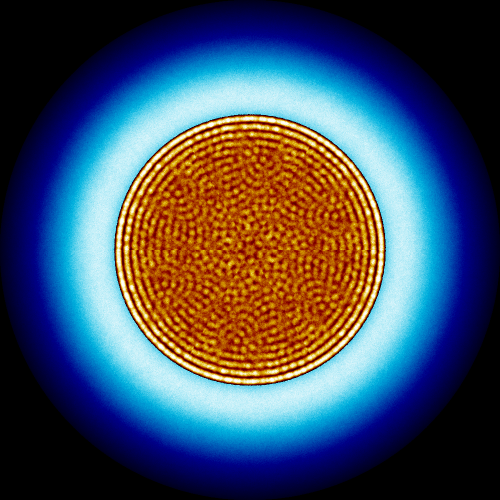
#> input picture reactors/full-core/htgr-20/slice-0-60/htgr-20-full-core-0-60-mesh1.png, 1000 x 1000 px (shown at 1/2 size); the run also reads 1 picture not shown here
$ jupyter execute --allow-errors calc-inputs.ipynb
#> lines starting #> are read from the running program, lines starting #| are printed output that depends on the picture
### reactors/full-core/calcproc.py
import numpy as np
import scipy as sci
import matplotlib.pyplot as plt
from jinja2 import Template
from pyne import data
from pyne.material import Material
from pyne import serpent
from pyne import nucname
import pdb
import cv2
import pandas as pd
from palettable.cartocolors.qualitative import Pastel_6
from palettable.cartocolors.qualitative import Safe_10

def correct_det(x, xerr, det, state = True):
    """
    Returns and prints the corrected detector value, after dividing by
    the surface area or volume of the detector

    Parameters:
    x: array; unadjusted x parameter found by detector
    xerr: array; unadjusted error of x
    det: float; surface area or volume of detector used
    state: bool; whether to print corrected values for user

    """

    x_c = x/det
    xerr_c = (xerr/det)*x
    if state:
        print("{:.3e}".format(x_c) + " +/- " + "{:.3e}".format(xerr_c))
        print()

    return x_c, xerr_c

def rel_diff(x, xerr, y, yerr):
    '''
    Finds the relative difference between two values
    and the propagated error (as a decimal).  Uses (x-y)/y

    Parameters:
    ***all inputs must be of same length.  output will match
    input length

    x: float/int/array; parameter 1
    xerr: float/int/array; parameter 1 error
    y: float/int/array; parameter 2
    yerr: float/int/array; parameter 2 error

    '''

    if type(x) != type(y):
        print("Error: Parameters x and y must be the same data type")
        return

    if type(x) == float or type(x) == int:
        if y != 0.0:
            rel_diff = (x-y)/y

            rel_diff_err = ( xerr+yerr + (yerr/y)*(x-y) )/(y)
        elif y == 0.0 and x != 0.0:
            rel_diff = (x-y)/x

            rel_diff_err = ( xerr+yerr + (xerr/x)*(x-y) )/(x)

        elif y == 0.0 and x == 0.0:
            rel_diff = 0

            rel_diff_err = 0.0
        else:
            rel_diff = (x-y)/y

            rel_diff_err = ( xerr+yerr + (yerr/y)*(x-y) )/(y)

    else:
        if len(x) != len(y):
            print("Error: Parameters x and y must be the same length")
            return

        rel_diff = []
        rel_diff_err = []

        for i, v in enumerate(y):
            if v != 0.0:

                rel_diff.append((x[i]-v)/v)

                rel_diff_err.append( (xerr[i]+yerr[i] + (yerr[i]/v)*(x[i]-v) )/(v) )

            elif v == 0.0 and x[i] != 0.0:
                rel_diff.append((x[i]-v)/x[i])

                rel_diff_err.append( (xerr[i]+yerr[i] +
                                        (xerr[i]/x[i])*(x[i]-v) )/(x[i]))

            elif v == 0.0 and x[i] == 0.0:

                rel_diff.append(0.0)

                rel_diff_err.append( 0.0 )

            else:
                rel_diff.append((x[i]-v)/v)

                rel_diff_err.append( (xerr[i]+yerr[i] +
                                        (yerr[i]/v)*(x[i]-v) )/(v) )


    return rel_diff, rel_diff_err


# [146 lines left out: functions rebin, flux_plane, image_diff, not called in this run]


### reactors/full-core/calc-inputs.ipynb
[cell 1]
import numpy as np
import scipy as sci
import matplotlib.pyplot as plt
from jinja2 import Template
from pyne import data
from pyne.material import Material
from pyne import serpent
from pyne import nucname
import pdb
import cv2
import pandas as pd
from palettable.cartocolors.qualitative import Pastel_6
from palettable.cartocolors.qualitative import Safe_10

import calcproc

First we want the helium density in $10^24$ atoms per cc.

\begin{align}
PV&=nRT\\
\frac{n}{V}&=\frac{P}{RT}
\end{align}

[cell 2]
R = 8.314 # j/k-mol
temp = [250 ,750] #celsius
pres = [6*10**6, 5.84*10**6] #pascals
hedensity = np.zeros(len(temp))


for i, t in enumerate(temp):
    hedensity[i] = ((pres[i])/((t+273.15)*R)) # mol/m^3

hedensavg = np.sum(hedensity)/len(hedensity)*(6.022*10**-7)# 10^24/cc

print(hedensavg)

### Isotopic composition of the fuel

The enrichment of the UCO kernels in the TRISO particles is known.  Additionally, we know the molar contentrations of the three compounds that make UCO: $UO_2$ , $UC$, and $UC_{1.86}$. The [PyNE](https://pyne.io/) python library is used to create the material cards for the fuel.
<br>
UCO is created from $UO_2$, $UC$, and $UC_{1.86}$ in molar concentrations of 0.714, 0.164, and 0.123, respectively.

#> (a cell that did not finish here is left out)

In order to find the core dimensions, I used an image of the reactor core given in a public presentation to the NRC.
<br>
Then, I opened it in an image viewer that gave the cursor's coordinates in pixels, measured the reactor core features in pixels.  Knowing the outer core diameter, developed a scale between pixels and meters, and used that to determine the core geometry.

\begin{align}
s (\frac{cm}{px}) = 100* \frac{RPV_D (m)}{RPV_D (px)}\\
x (cm) = x (px) * scale
\end{align}

[cell 4]
core_dm = 4.88 # m
core_dpx = 69 #px
scale = core_dm/core_dpx *100 # cm/px

inner_corerad_px = 17.5
inner_corerad_cm = inner_corerad_px *scale
reflect_px = 13
reflect_cm = reflect_px *scale

print(2*(reflect_cm+inner_corerad_cm)) #can't be more than 488, which is the diameter including RPV
print()
print(inner_corerad_cm)
print(reflect_cm)
print(inner_corerad_cm+reflect_cm)

I found the midpoint of the cones on the top and bottom , and used the distance between these two midpoints as an adjusted height.  Then, I simplified by letting the reflector directly surround this region.

### Creating the input file

The first step to creating the input file is to create the pebble and particle location input cards.  This can be done using serpent's built in particle dispersal routine, which takes the dimensions of the particle, the volume they are dispersed in, and the particle number or packing fraction, the universe the particles are in, and creates a plain text file, where each line is:

\begin{align}
x-coordinate\ \ y-coordinate\ \  z-coordinate\ \  universe
\end{align}

In order to split the automatically generated distribution file into several sub-files for modeling different fuel compositions, the cell below splits a given text file into multiple.  It can also append a character to the universe name, if needed.

origin = open('htgr-20/6012345/all-pebbs.inp','r')

filenames = ['htgr-20/6012345/pbbls-0.inp',
             'htgr-20/6012345/pbbls-1.inp',
             'htgr-20/6012345/pbbls-2.inp',
             'htgr-20/6012345/pbbls-3.inp',
             'htgr-20/6012345/pbbls-4.inp',
             'htgr-20/6012345/pbbls-5.inp',
             'htgr-20/6012345/pbbls-6.inp']

lines = 0
for line in list(origin):
    lines += 1
origin.seek(0)
i = 0

file = ['f0','f1','f2','f3','f4','f5','f6']
for index, name in enumerate(filenames):
    file[index] = open(name,'a+')
subuniverse = ['a','b','c','d']

while i < lines:
    for index, f in enumerate(file):
        #use lines below if you need to append a new character to universe name
        #newline = origin.readline()
        #f.write(newline[:-1] + subuniverse[index] + newline[-1:])
        f.write(origin.readline())
        i += 1
        if i == lines:
            break
for f in file:
    f.close()
origin.close()

After the above is used to create the input file, it is run in the terminal with Serpent 2.1.31

#> (a cell that did not finish here is left out)

#> (a cell that did not finish here is left out)

[cell 7]
serpent.parse_res('../full-core/htgr-20/htgr-20-full-core.inp_res.m')
#> (this line was passed over: pyne is not available in this run)

[cell 8]
fuel = (4/3)*np.pi*(0.02125**3)*(18000)
pyroc = 18000*( ((4/3)*np.pi*(0.03475**3) -
                 (4/3)*np.pi*(0.03075**3))
         + ( (4/3)*np.pi*(0.04225**3) -
            (4/3)*np.pi*(0.03828**3) ))
sic = ((4/3)*np.pi*(0.03825**3) - (4/3)*np.pi*(0.03475**3))*18000

graph = ((4/3)*np.pi*(3.0**3)) - fuel - pyroc - sic

tot = (4/3)*np.pi*(3.0**3)

[cell 9]
print(fuel/tot)
print(pyroc/tot)
print(sic/tot)
print(graph/tot)

[cell 10]
(fuel+pyroc+sic+graph)/tot

$$\text{Power Density} = \frac{kW}{g_{fuel}} $$

For 200 MWth:

$$\text{Power Density} = \frac{200*1000}{\frac{4}{3} \pi 0.02125^3*220000*18000} = 0.11 $$

Therefore, for 20 MWth

$$ 0.11 {kW/g} = \frac{20*1000}{m_{fuel}}$$

$$m_{fuel} = 181818.18 [g]$$

$$V_{fuel,core} = \frac{m_{fuel}[g]}{\rho_{fuel}[\frac{g}{cc}]} = \frac{181818.18}{11.0} = 16528.92 [cc]$$

$$ V_{fuel,pebble} = 18000 * \frac{4}{3} \pi 0.02125^{3} = 0.7235$$

$$ n_{pebbles} = \frac{V_{fuel,core}}{V_{fuel,pebble}} = \frac{16528.92}{0.7235} = 22846 $$

$\phi$, the packing fraction, is the ratio of the objects in a 3-D space to the volume of that space, and for a random pack, between 0.56 and 0.60 are acceptable:

$$ \phi = \frac{22846 * \frac{4}{3}\pi r_{pebble}^3}{V_{core}} = [0.56,0.58,0.60] $$

$$ V_{core} = [4306369.55, 4454865.05, 4613967.37] = H_{core} * \pi * R_{core}^{2} $$

$$ H = \frac{V}{\pi*R^{2}} $$

[cell 11]
t_vol_peb = 22846*4/3*np.pi*3.0**3
print(t_vol_peb/0.60)
print(t_vol_peb/0.58)
print(t_vol_peb/0.56)

[cell 12]
R = np.linspace(50,170)
H060 = 4306369.55/(np.pi*R**2)
H058 = 4454865.05/(np.pi*R**2)
H056 = 4613967.37/(np.pi*R**2)
print(4306369.55/(np.pi*80**2))
print(4454865.05/(np.pi*80**2))
print(4613967.37/(np.pi*80**2))
plt.plot(R,H060, linestyle = ':')
plt.plot(R,H058, linestyle = '-.')
plt.plot(R,H056)
plt.plot(90,180, marker = 'o')
plt.title('Possible Radius versus Height Curves for Sangamon20')
plt.xlabel('Radius [cm]')
plt.ylabel('Height [cm]')
plt.legend(['$\eta_{pf}$ = 0.60','$\eta_{pf}$ = 0.58','$\eta_{pf}$ = 0.56'])
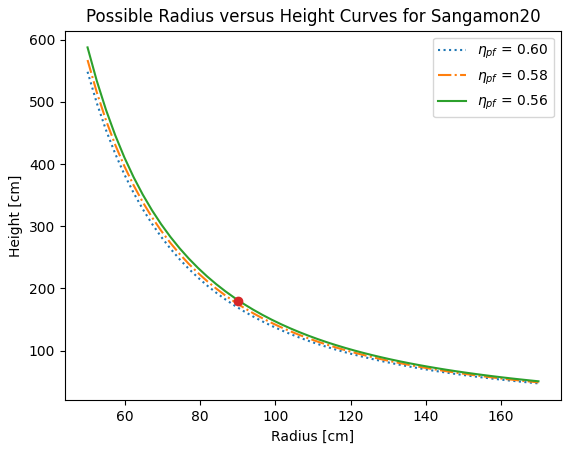
#> figure drawn by matplotlib, 1 panel; curve peaks at x = 50, y = 548.3; curve peaks at x = 50, y = 567.2; curve peaks at x = 50, y = 587.5

In order to determine the outward surface current, the result for the current given by Serpent's surface detector must be divided by the surface area of the detector, to get units of $\frac{n}{cm^2s}$

[cell 13]
r20det = 164 #detector radius, cm
h20det = 2*164 #detector height, cm

sa20det = (2*r20det*np.pi*h20det)+ 2*(np.pi*r20det**2) #detector surface area, cm

print(sa20det)

The formula for the outward current at the reflector surface is then
$$ J^+[\frac{n}{cm^2s}] = \frac{J^+[\frac{n}{s}]}{S_{det}[cm^2]} $$
The error becomes:
$$ \delta J^+[\frac{n}{cm^2s}] = |\frac{1}{S_{det}}|\delta J^+[\frac{n}{s}] $$

For the values below, the model run was:

- 20 MWth core
- 65 cm reflector thickness on sides and top, for a current surface detector radius of 164 cm, and a height of 328 cm
- 50,000 neutrons, 100/50 active/inactive cycles
- A $\frac{1}{6}$ slice of the core is used with a periodic boundary condition

[cell 14]
J_0_60 = 3.002 * 10**17
delJ_0_60 = 0.00147
J_0_60c, delJ_0_60c = calcproc.correct_det(J_0_60,delJ_0_60,sa20det)

J_60_120 = 2.983 * 10**17
delJ_60_120 = 0.00141
J_60_120c, delJ_60_120c = calcproc.correct_det(J_60_120,delJ_60_120,sa20det)

J_120_180 = 2.995 * 10**17
delJ_120_180 = 0.00126
J_120_180c, delJ_120_180c = calcproc.correct_det(J_120_180,delJ_120_180,sa20det)

J_180_240 = 2.996 * 10**17
delJ_180_240 = 0.00147
J_180_240c, delJ_180_240c = calcproc.correct_det(J_180_240,delJ_180_240,sa20det)

J_240_300 = 2.983 * 10**17
delJ_240_300 = 0.00151
J_240_300c, delJ_240_300c = calcproc.correct_det(J_240_300,delJ_240_300,sa20det)

J_300_360 = 2.985 * 10**17
delJ_300_360 = 0.00144
J_300_360c, delJ_300_360c = calcproc.correct_det(J_300_360,delJ_300_360,sa20det)

A control run was also made, with all parameters the same as the model the slices came from, but I full core model instead.  The resulting outer $J^+$ is:

[cell 15]
J_20 = 2.98331E+17
delJ_20 = 0.00135
J_20c, delJ_20c = calcproc.correct_det(J_20, delJ_20, sa20det)

[cell 16]
diff20_0_60, diff20_0_60err = calcproc.rel_diff(J_0_60c, delJ_0_60c, J_20c, delJ_20c)
print("{:.3f}".format(100*abs(diff20_0_60)) + "% from control") # *100 to make percent

diff20_60_120, diff20_60_120err = calcproc.rel_diff(J_60_120c, delJ_60_120c, J_20c, delJ_20c)
print("{:.3f}".format(100*abs(diff20_60_120)) + "% from control")


diff20_120_180, diff20_60_120err = calcproc.rel_diff(J_120_180c, delJ_120_180c, J_20c, delJ_20c)
print("{:.3f}".format(100*abs(diff20_120_180)) + "% from control")


diff20_180_240, diff20_60_120err = calcproc.rel_diff(J_180_240c, delJ_180_240c, J_20c, delJ_20c)
print("{:.3f}".format(100*abs(diff20_180_240)) + "% from control")


diff20_240_300, diff20_60_120err = calcproc.rel_diff(J_240_300c, delJ_240_300c, J_20c, delJ_20c)
print("{:.3f}".format(100*abs(diff20_240_300)) + "% from control")


diff20_300_360, diff20_60_120err = calcproc.rel_diff(J_300_360c, delJ_300_360c, J_20c, delJ_20c)
print("{:.3f}".format(100*abs(diff20_300_360)) + "% from control")

The same exercise was performed as above for testing the sensitivity of the model to the pebble burnup locations (the model still uses a 1/6 symmetry).  The locations of the pebbles stayed the same, but had different burnups assigned to them, as follows:

Original (Run 1): <br>

Positions "0":  Burnup 0 <br>
Positions "1":  Burnup 1 <br>
Positions "2":  Burnup 2 <br>
Positions "3":  Burnup 3 <br>
Positions "4":  Burnup 4 <br>
Positions "5":  Burnup 5 <br>
Positions "6":  Burnup 6 <br>

This model is identical to the 0-60 slice run described above.  To change the level of the burnup locations, subsequent runs had the pebble compositions re-assigned as follows:

Run 2: <br>

Positions "0":  Burnup 6 <br>
Positions "1":  Burnup 0 <br>
Positions "2":  Burnup 1 <br>
Positions "3":  Burnup 2 <br>
Positions "4":  Burnup 3 <br>
Positions "5":  Burnup 4 <br>
Positions "6":  Burnup 5 <br>

Run 3: <br>

Positions "0":  Burnup 5 <br>
Positions "1":  Burnup 6 <br>
Positions "2":  Burnup 0 <br>
Positions "3":  Burnup 1 <br>
Positions "4":  Burnup 2 <br>
Positions "5":  Burnup 3 <br>
Positions "6":  Burnup 4 <br>

Run 4: <br>

Positions "0":  Burnup 4 <br>
Positions "1":  Burnup 5 <br>
Positions "2":  Burnup 6 <br>
Positions "3":  Burnup 0 <br>
Positions "4":  Burnup 1 <br>
Positions "5":  Burnup 2 <br>
Positions "6":  Burnup 3 <br>

Run 5: <br>

Positions "0":  Burnup 3 <br>
Positions "1":  Burnup 4 <br>
Positions "2":  Burnup 5 <br>
Positions "3":  Burnup 6 <br>
Positions "4":  Burnup 0 <br>
Positions "5":  Burnup 1 <br>
Positions "6":  Burnup 2 <br>

Run 6: <br>

Positions "0":  Burnup 2 <br>
Positions "1":  Burnup 3 <br>
Positions "2":  Burnup 4 <br>
Positions "3":  Burnup 5 <br>
Positions "4":  Burnup 6 <br>
Positions "5":  Burnup 0 <br>
Positions "6":  Burnup 1 <br>

Run 7: <br>

Positions "0":  Burnup 1 <br>
Positions "1":  Burnup 2 <br>
Positions "2":  Burnup 3 <br>
Positions "3":  Burnup 4 <br>
Positions "4":  Burnup 5 <br>
Positions "5":  Burnup 6 <br>
Positions "6":  Burnup 0 <br>

The detector size didn't change from the previous runs, so the conversion to $[\frac{n}{cm^2s}]$ is simple.

[cell 17]
J_r1 = 2.9896 * 10**17
delJ_r1 = 0.00147
J_r1c, delJ_r1c = calcproc.correct_det(J_r1,delJ_r1,sa20det)

J_r2 = 2.99211E+17
delJ_r2 = 0.00137
J_r2c, delJ_r2c = calcproc.correct_det(J_r2,delJ_r2,sa20det)

J_r3 = 2.98905E+17
delJ_r3 = 0.00144
J_r3c, delJ_r3c = calcproc.correct_det(J_r3,delJ_r3,sa20det)

J_r4 = 2.98293E+17
delJ_r4 = 0.00159
J_r4c, delJ_r4c = calcproc.correct_det(J_r4,delJ_r4,sa20det)

J_r5 = 2.99312E+17
delJ_r5 = 0.00143
J_r5c, delJ_r5c = calcproc.correct_det(J_r5,delJ_r5,sa20det)

J_r6 = 2.99009E+17
delJ_r6 = 0.00131
J_r6c, delJ_r6c = calcproc.correct_det(J_r6,delJ_r6,sa20det)

These results can be compared to the control, as before, using the relative difference...

[cell 18]
diff20_r1, deldiff20_r1 = calcproc.rel_diff(J_r1c, delJ_r1c, J_20c, delJ_20c)
print("{:.3f}".format(100*abs(diff20_r1)) + "% from control") # 100 so in %

diff20_r2, deldiff20_r2 = calcproc.rel_diff(J_r2c, delJ_r2c, J_20c, delJ_20c)
print("{:.3f}".format(100*abs(diff20_r2)) + "% from control")


diff20_r3, deldiff20_r3 = calcproc.rel_diff(J_r3c, delJ_r3c, J_20c, delJ_20c)
print("{:.3f}".format(100*abs(diff20_r3)) + "% from control")


diff20_r4, deldiff20_r4 = calcproc.rel_diff(J_r4c, delJ_r4c, J_20c, delJ_20c)
print("{:.3f}".format(100*abs(diff20_r4)) + "% from control")


diff20_r5, deldiff20_r5 = calcproc.rel_diff(J_r5c, delJ_r5c, J_20c, delJ_20c)
print("{:.3f}".format(100*abs(diff20_r5)) + "% from control")


diff20_r6, deldiff20_r6 = calcproc.rel_diff(J_r6c, delJ_r6c, J_20c, delJ_20c)
print("{:.3f}".format(100*abs(diff20_r6)) + "% from control")

The reflector thickness is chosen such that the outward surface current is less than or equal to the outward current of the 200MWth design.  The outward current for this design can be, as above, found by dividing the surface current given in the Serpent output, in $[\frac{n}{s}]$, by the surface area of the detector.  Thus, the "target" current is:

[cell 19]
r200det = 215 #detector radius, cm
h200det = 2*574 #detector height, cm

sa200det = (2*r200det*np.pi*h200det)+ 2*(np.pi*r200det**2) #detector surface area, cm

J_200 = 1.35352 * 10**18
delJ_200 = 0.00130
J_200c, delJ_200c = calcproc.correct_det(J_200, delJ_200, sa200det)

The relative difference is simply
$$ \frac{J^+_{20} - J^+_{200}}{J^+_{200}} $$

[cell 20]
diff200_0_60, diff200_0_60err = calcproc.rel_diff(J_0_60c, delJ_0_60c, J_200c, delJ_200c)
if diff200_0_60 < 0:
    print("{:.3f}".format(100*abs(diff200_0_60)) + "% decrease")
else:
    print("{:.3f}".format(100*abs(diff200_0_60)) + "% increase")


diff200_60_120, diff200_60_120err = calcproc.rel_diff(J_60_120c, delJ_60_120c, J_200c, delJ_200c)
if diff200_60_120 < 0:
    print("{:.3f}".format(100*abs(diff200_60_120)) + "% decrease")
else:
    print("{:.3f}".format(100*abs(diff200_60_120)) + "% increase")


diff200_120_180, diff200_120_180err = calcproc.rel_diff(J_120_180c, delJ_120_180c, J_200c, delJ_200c)
if diff200_120_180 < 0:
    print("{:.3f}".format(100*abs(diff200_120_180)) + "% decrease")
else:
    print("{:.3f}".format(100*abs(diff200_120_180)) + "% increase")


diff200_180_240, diff200_180_240err = calcproc.rel_diff(J_180_240c, delJ_180_240c, J_200c, delJ_200c)
if diff200_180_240 < 0:
    print("{:.3f}".format(100*abs(diff200_180_240)) + "% decrease")
else:
    print("{:.3f}".format(100*abs(diff200_180_240)) + "% increase")


diff200_240_300, diff200_240_300err = calcproc.rel_diff(J_240_300c, delJ_240_300c, J_200c, delJ_200c)
if diff200_240_300 < 0:
    print("{:.3f}".format(100*abs(diff200_240_300)) + "% decrease")
else:
    print("{:.3f}".format(100*abs(diff200_240_300)) + "% increase")


diff200_300_360, diff200_300_360err = calcproc.rel_diff(J_300_360c, delJ_300_360c, J_200c, delJ_200c)
if diff200_300_360 < 0:
    print("{:.3f}".format(100*abs(diff200_300_360)) + "% decrease")
else:
    print("{:.3f}".format(100*abs(diff200_300_360)) + "% increase")

The same can be calculated for the burnup-shuffling test:

[cell 21]
diff200_r1, deldiff200_r1 = calcproc.rel_diff(J_r1c, delJ_r1c, J_200c, delJ_200c)
if diff200_r1 < 0:
    print("{:.3f}".format(100*abs(diff200_r1)) + "% decrease")
else:
    print("{:.3f}".format(100*abs(diff200_r1)) + "% increase")

diff200_r2, deldiff200_r2 = calcproc.rel_diff(J_r2c, delJ_r2c, J_200c, delJ_200c)
if diff200_r2 < 0:
    print("{:.3f}".format(100*abs(diff200_r2)) + "% decrease")
else:
    print("{:.3f}".format(100*abs(diff200_r2)) + "% increase")


diff200_r3, deldiff200_r3 = calcproc.rel_diff( J_r3c, delJ_r3c, J_200c, delJ_200c)
if diff200_r3 < 0:
    print("{:.3f}".format(100*abs(diff200_r3)) + "% decrease")
else:
    print("{:.3f}".format(100*abs(diff200_r3)) + "% increase")


diff200_r4, deldiff200_r4 = calcproc.rel_diff(J_r4c, delJ_r4c, J_200c, delJ_200c)
if diff200_r4 < 0:
    print("{:.3f}".format(100*abs(diff200_r4)) + "% decrease")
else:
    print("{:.3f}".format(100*abs(diff200_r4)) + "% increase")


diff200_r5, deldiff200_r5 = calcproc.rel_diff(J_r5c, delJ_r5c, J_200c, delJ_200c)
if diff200_r5 < 0:
    print("{:.3f}".format(100*abs(diff200_r5)) + "% decrease")
else:
    print("{:.3f}".format(100*abs(diff200_r5)) + "% increase")


diff200_r6, deldiff200_r6 = calcproc.rel_diff(J_r6c, delJ_r6c, J_200c, delJ_200c)
if diff200_r6 < 0:
    print("{:.3f}".format(100*abs(diff200_r6)) + "% decrease")
else:
    print("{:.3f}".format(100*abs(diff200_r6)) + "% increase")

How much damage is ~6.0e11 $\frac{n}{cm^2s}$?  Using the following example from Light Water Reactor Materials, page 555 by Olander to make an estimate,

With 6.0e11 $\frac{n}{cm^2s}$ as the incoming neutron current and 20 years as the lifetime, we have

[cell 22]
etp = 0.069
sigS = 3*10**(-24)
Ed = 4

flux = 6.0e+11

dpas = flux*(sigS/(Ed*25))*etp*10**6

print("{:.2e}".format(dpas) + " dpa per second")

[cell 23]
time = 60*60*24*365*20

dpa = time*dpas


print("{:.2e}".format(dpa) + " total dpa in lifetime")

[cell 24]
fluence = flux*time
print("{:.2e}".format(fluence) + " total fluence in lifetime")

[cell 25]
rdet = [149,150,151, 152, 153, 154, 155, 156, 157, 158, 159, 160,
        161, 162, 163, 164, 165, 166, 167, 168, 169,  174] #detector radius, cm, h = 2r

jout = [3.81909E+17,3.69988E+17,3.69706E+17,3.63749E+17,3.56906E+17,3.51244E+17,
        3.44891E+17,3.40773E+17,3.34593E+17,3.30305E+17,3.24404E+17,3.19477E+17,
        3.14463E+17,3.09080E+17,3.04416E+17,2.99788E+17,2.94288E+17,2.91140E+17,
        2.85709E+17,2.82150E+17,2.77906E+17,2.57451E+17]

delj = [.00150,0.00145,0.00135,0.00130,0.00136,0.00124,0.00129,0.00133,
        0.00135,0.00152,0.00125,0.00143,0.00152,0.00140,0.00138,0.00139,
        0.00136,0.00156,0.00128,0.00132,0.00152,0.00143]

imp_keff = [1.01545,1.01916,1.01962,1.02139,1.02344,1.02535,1.02772,
            1.02815,1.03027,1.03107,1.03313,1.03501,1.03587,1.03761,
            1.03922,1.03988,1.04224,1.04183,1.04401,1.04432,1.04548,1.04976]

delimp_keff = [0.00038,0.00039,0.00039,0.00037,0.00037,0.00036,0.00034,
             0.00036,0.00039,0.00037,0.00034,0.00038,0.00040,0.00037,
             0.00035,0.00034,0.00037,0.00038,0.00032,0.00036,0.00035,0.00035]

joutc = []
deljc = []

for i, r in enumerate(rdet):
    sadet = (2*r*np.pi*2*r)+ 2*(np.pi*r**2)
    joutc.append(jout[i]/(sadet))
    deljc.append(delj[i]/sadet)

for i, v in enumerate(joutc):
    print("At Reflector thickness " + "{:d}".format(rdet[i]-89) + " cm, Jout is " +
          "{:.3e}".format(v) + " +/- " + "{:.3e}".format(deljc[i])  )
    print()

[cell 26]
plt.plot(rdet,joutc)
plt.plot(rdet, J_200c*np.ones(len(rdet)))
plt.title("$J^+$ vs Reflector Thickness")
plt.xlabel("Reflector Thickness [cm]")
plt.ylabel("$J^+$ [n/cm^2-s]")
plt.legend(["$J^+$: Sangamon1","$J^+$ at Outer Bound: Sangamon0"])
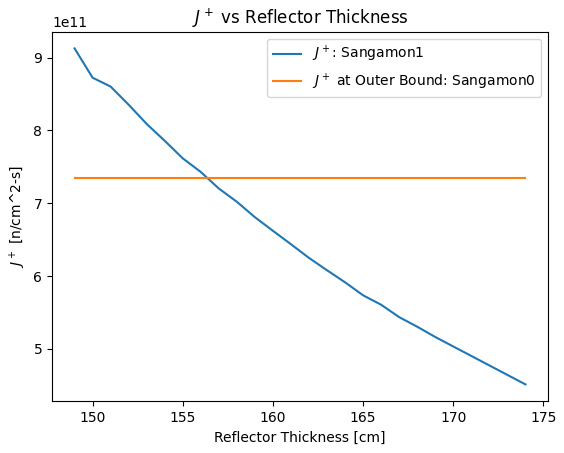
#> figure drawn by matplotlib, 1 panel; curve peaks at x = 149, y = 9.13e+11

[cell 27]
plt.plot(rdet,imp_keff)
plt.plot(rdet,np.ones(len(rdet)))
plt.title("Implicit $k_{eff}$ vs Reflector Thickness")
plt.xlabel("Reflector Thickness [cm]")
plt.ylabel("$k_{eff}$")
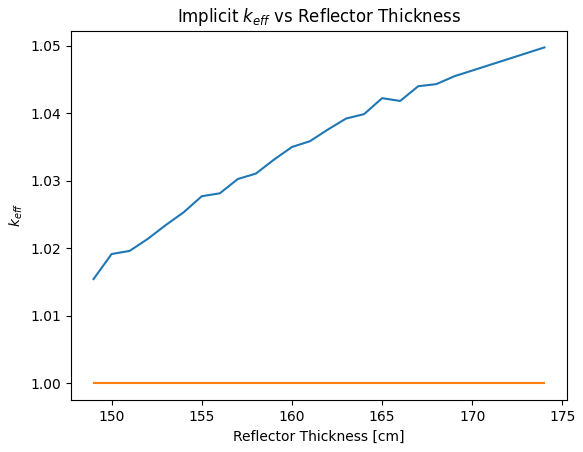
#> figure drawn by matplotlib, 1 panel; curve peaks at x = 174, y = 1.05

[cell 28]
control = cv2.imread("htgr-20/full-core-control/htgr-20-full-core-control-mesh1.png")
slice1 = cv2.imread("htgr-20/slice-0-60/htgr-20-full-core-0-60-mesh1.png")
#> slice1 is the input picture: shape (1000, 1000, 3); mean B, G, R 94.2, 77.2, 67.3

#> (a cell that did not finish here is left out)

#> (a cell that did not finish here is left out)

[cell 31]
mass0 = cv2.imread("htgr-20/pebb-mass/htgr-20-full-core-mass0.inp_mesh1.png")
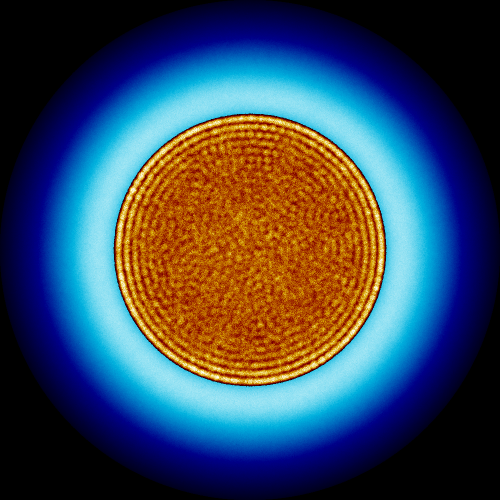
#> input picture reactors/full-core/htgr-20/pebb-mass/htgr-20-full-core-mass0.inp_mesh1.png, 1000 x 1000 px (shown at 1/2 size)
#> mass0 is the input picture: shape (1000, 1000, 3); mean B, G, R 88.5, 70.9, 58.4
mass6 = cv2.imread("htgr-20/pebb-mass/htgr-20-full-core-mass6.inp_mesh1.png")
#> (the rest of the program and of its run is left out)
